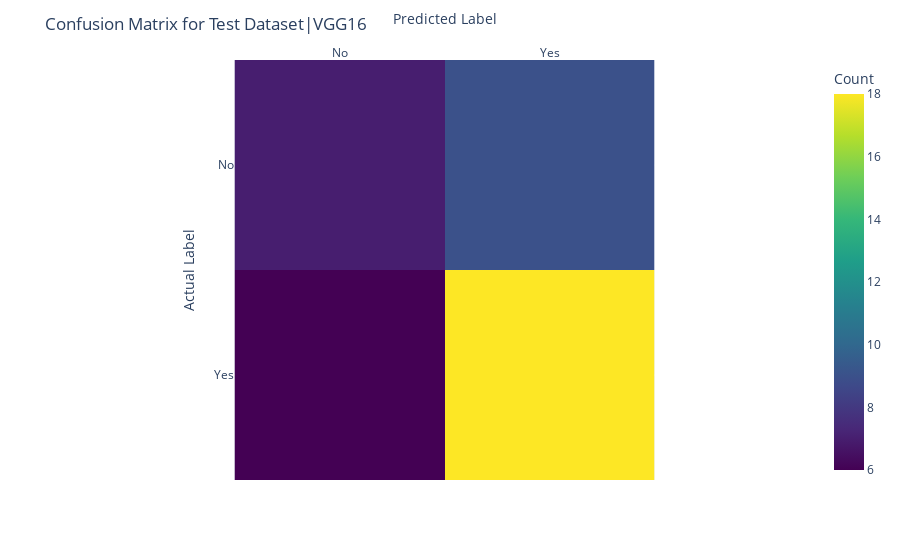

Notebook code cell kept with this figure:
### Code cell
import plotly.express as px
data=cm_vgg
fig = px.imshow(data,
                labels=dict(x="Predicted Label", y="Actual Label",color="Count"),
                x=['No', 'Yes'],
                y=['No', 'Yes'],
                color_continuous_scale=px.colors.sequential.Viridis
               )
fig.update_layout(title='Confusion Matrix for Test Dataset|VGG16', xaxis_nticks=36)
fig.update_xaxes(side="top")
fig.show()

### Figure 1 — Plotly figure (JSON) as saved in the notebook; plotly's stock layout.template omitted (floating-point values rounded to 4 significant figures)
{"data": [{"coloraxis": "coloraxis", "hovertemplate": "Predicted Label: %{x}<br>Actual Label: %{y}<br>Count: %{z}<extra></extra>", "type": "heatmap", "x": ["No", "Yes"], "y": ["No", "Yes"], "z": [[7, 9], [6, 18]]}], "layout": {"coloraxis": {"colorbar": {"title": {"text": "Count"}}, "colorscale": [[0, "#440154"], [0.1111, "#482878"], [0.2222, "#3e4989"], [0.3333, "#31688e"], [0.4444, "#26828e"], [0.5556, "#1f9e89"], [0.6667, "#35b779"], [0.7778, "#6ece58"], [0.8889, "#b5de2b"], [1, "#fde725"]]}, "margin": {"t": 60}, "title": {"text": "Confusion Matrix for Test Dataset|VGG16"}, "xaxis": {"constrain": "domain", "nticks": 36, "scaleanchor": "y", "side": "top", "title": {"text": "Predicted Label"}}, "yaxis": {"autorange": "reversed", "constrain": "domain", "title": {"text": "Actual Label"}}}}
